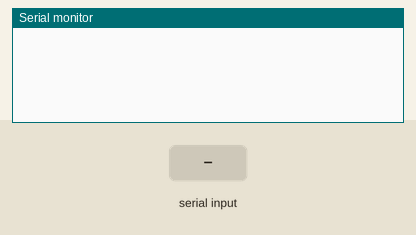
A sketch run on a simulated Arduino Uno, built with avr-gcc and run on an emulated ATmega328P. On the bench: the last lines printed to the serial monitor. The test bench sets the inputs (shaded band). No radio packets arrive unless stated.

Above: at 1.2 s.
1.3 s: "turnLeft\n" received over Serial
At 2.5 s:
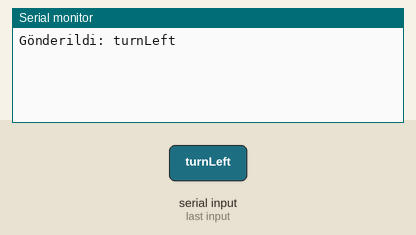
2.8 s: "turnRight\n" received over Serial
At 3.9 s:
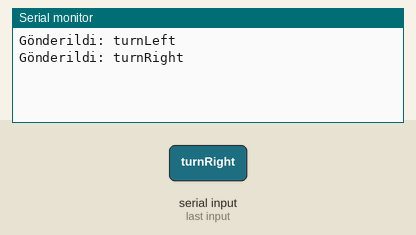
4.3 s: "start\n" received over Serial
At 4.9 s:
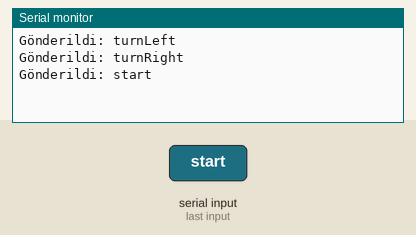
5.8 s: "goStraight\n" received over Serial
At 6.2 s:
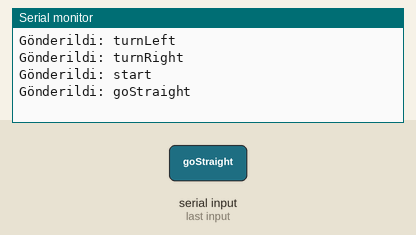
7.3 s: "stopMotors\n" received over Serial
At 8.6 s:
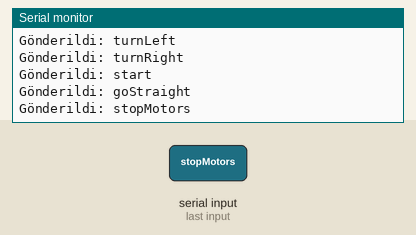

Measured:
- after the input at 1.3 s, the serial monitor: prints a new line at once (image 1)
- after the input at 2.8 s, the serial monitor: prints a new line at once (image 2)
- after the input at 4.3 s, the serial monitor: prints a new line at once (image 3)
- after the input at 5.8 s, the serial monitor: prints a new line at once (image 4)
- after the input at 7.3 s, the serial monitor: prints a new line at once (image 5)

The sketch:

mtrgonderici.ino
```cpp
#include <SPI.h>
#include <RF24.h>
#include <Arduino.h>

RF24 radio(8, 7); // NRF24 modülünün CE ve CSN pinleri
const byte address[6] = "00001"; // Adres tanımlaması

void setup() {
    Serial.begin(9600);
    radio.begin();
    radio.openWritingPipe(address);
    radio.setPALevel(RF24_PA_HIGH);
    radio.stopListening(); // Başlangıçta dinlemeyi durdur
}

void loop() {
    if (Serial.available()) {
        String command = Serial.readStringUntil('\n');

        if (command == "turnLeft" || command == "turnRight" || command == "start" || command == "goStraight" || command == "stopMotors") {
            radio.stopListening();
            char cmd[20]; // Komutun uzunluğuna göre bir dizi tanımla
            command.toCharArray(cmd, sizeof(cmd)); // String'i char dizisine çevir
            radio.write(&cmd, sizeof(cmd));
            Serial.print("Gönderildi: ");
            Serial.println(command);
            radio.startListening();
        }
    }
}
```
